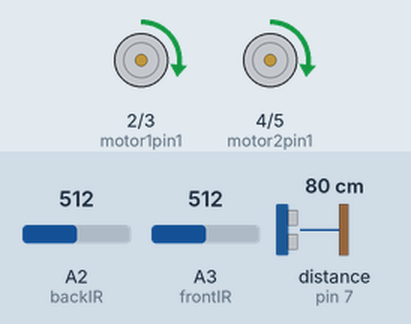
Recording of a sketch running on a simulated Arduino Uno, built with avr-gcc and run on an emulated ATmega328P. Shown: motor-driver pin pairs drawn as motors (green arrow = first pin HIGH = forward, orange = second pin HIGH = backward, longer = more drive, scaled by the enable pin). Wiring (inferred from the names in the program): ultrasonic range finder: trigger pin 6; echo pin 7. The test bench sets the inputs (shaded band); at power-on: distance to the obstacle (sensor on pin 7) 80 cm, A2 (backIR) = 512, A3 (frontIR) = 512. The echo pulse lasts 58.3 µs per cm; random numbers use the default seed unless the sketch sets one.

Above: at 6.2 s.
6.3 s: distance to the obstacle (sensor on pin 7) set to 35 cm
11.0 s: distance to the obstacle (sensor on pin 7) set to 29 cm
At 12.5 s:
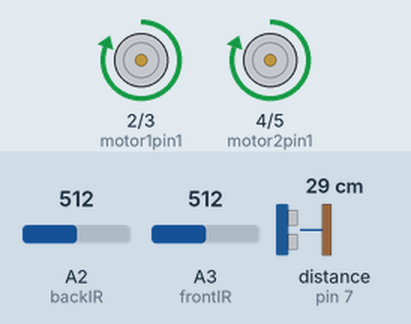
13.0 s: A2 (backIR) set to 490
At 14.4 s:
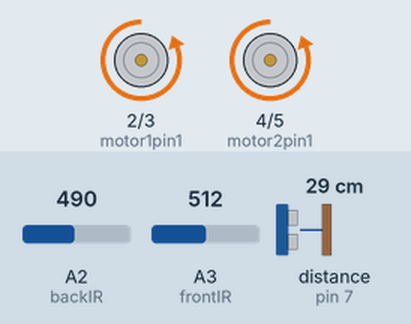
16.5 s: A2 (backIR) set to 510
18.5 s: A2 (backIR) set to 306
At 20.2 s:
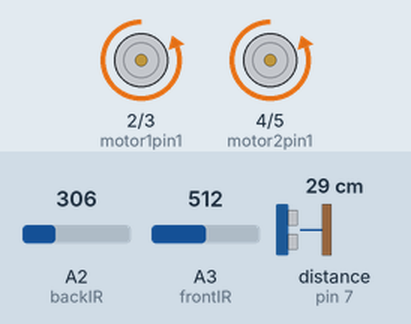
Timing chart, 0 to 23.4 s (numbered marks = the images above; inputs shaded):
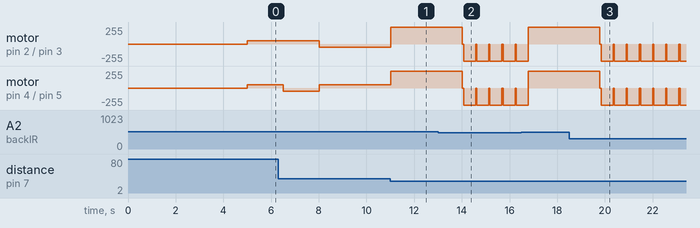

Measured:
- the behaviour switches between 32 and 31 cm on distance to the obstacle (sensor on pin 7) (found by bisection; images 0 and 1)
- the behaviour switches between 501 and 500 on A2 (backIR) (found by bisection; images 1 and 2)
- after the input at 11.0 s, motor on pin 4 (motor2pin1) / pin 5 (motor2pin2): forward 50/255 → forward 255/255 at once
- after the input at 13.0 s, motor on pin 2 (motor1pin1) / pin 3 (motor1pin2), motor on pin 4 (motor2pin1) / pin 5 (motor2pin2): alternates backward 255/255 for 0.50 s and stopped for 0.05 s, starting after 1.0 s
- after the input at 18.5 s, motor on pin 2 (motor1pin1) / pin 3 (motor1pin2), motor on pin 4 (motor2pin1) / pin 5 (motor2pin2): alternates backward 255/255 for 0.50 s and stopped for 0.05 s, starting after 1.3 s

The sketch:

main_sumobot_sketch.ino
```cpp
#include <stdlib.h> // Include the library for random number generation

int motor2pin2 = 5;
int motor2pin1 = 4;
int motor1pin2 = 3;
int motor1pin1 = 2;

int triggerPin = 6;
int echoPin = 7;

int ENA = 9;
int ENB = 10;

int distance, frontSensVal, backSensVal;

#define frontIR A3
#define backIR A2

//Function Call
float readTime(int triggerPin, int echoPin);
void forward(int speed);
void reverse(int speed);
void turnLeft(int speed);
void turnRight(int speed);
void stop();

//--------------------------SETUP---------------------------
void setup() {
  Serial.begin(9600);
  delay(5000);

  //Left Motor
  pinMode(motor2pin2, OUTPUT);
  pinMode(motor2pin1, OUTPUT);

  //Right Motor
  pinMode(motor1pin2, OUTPUT);
  pinMode(motor1pin1, OUTPUT);

  //Enable PWM
  pinMode(ENA, OUTPUT);
  pinMode(ENB, OUTPUT);

  // Sensors
  pinMode(frontIR, INPUT);
  pinMode(backIR, INPUT);

  // Seed the random number generator
  randomSeed(analogRead(0));
}

//-------------------------LOOP----------------------------
void loop() {
  frontSensVal = analogRead(frontIR);
  backSensVal = analogRead(backIR);
  distance = readTime(triggerPin, echoPin) * 0.034 / 2;

  if (frontSensVal <= 500) {
    stop();
    delay(50);
    reverse(255); // Reverse at full speed
    delay(500);
  }
  else if (backSensVal <= 500) { // Check if the back IR sensor detects white ring
    stop();
    delay(50);
    reverse(255); // Reverse at full speed
    delay(500);
  }
  else if (distance <= 30) { // If an object is detected within 30cm by ultrasonic sensor
    forward(255); // Move forward at full speed
    delay(1500); // Move forward for 1.5 seconds
  }
  else { // If no object detected within 30cm
    // Generate a random number between 0 and 3
    int randomMovement = random(4);

    // Perform random movements
    switch (randomMovement) {
      case 0:
        forward(50); // Move forward at slower speed
        break;
      case 1:
        reverse(50); // Reverse at slower speed
        break;
      case 2:
        turnLeft(50); // Turn left at slower speed
        break;
      case 3:
        turnRight(50); // Turn right at slower speed
        break;
    }
    delay(1500);
    stop(); // Stop after random movement
  }
}

//-------------------------FUNCTIONS-----------------------
void forward(int speed) {
  analogWrite(ENA, speed);
  analogWrite(ENB, speed);

  digitalWrite(motor1pin1, HIGH);
  digitalWrite(motor1pin2, LOW);
  digitalWrite(motor2pin1, HIGH);
  digitalWrite(motor2pin2, LOW);
}

void reverse(int speed) {
  analogWrite(ENA, speed);
  analogWrite(ENB, speed);

  digitalWrite(motor1pin1, LOW);
  digitalWrite(motor1pin2, HIGH);
  digitalWrite(motor2pin1, LOW);
  digitalWrite(motor2pin2, HIGH);
}

void turnLeft(int speed) {
  analogWrite(ENA, speed);
  analogWrite(ENB, speed);

  digitalWrite(motor1pin1, LOW);
  digitalWrite(motor1pin2, HIGH);
  digitalWrite(motor2pin1, HIGH);
  digitalWrite(motor2pin2, LOW);
}

void turnRight(int speed) {
  analogWrite(ENA, speed);
  analogWrite(ENB, speed);

  digitalWrite(motor1pin1, HIGH);
  digitalWrite(motor1pin2, LOW);
  digitalWrite(motor2pin1, LOW);
  digitalWrite(motor2pin2, HIGH);
}

void stop() {
  digitalWrite(motor1pin1, LOW);
  digitalWrite(motor1pin2, LOW);
  digitalWrite(motor2pin1, LOW);
  digitalWrite(motor2pin2, LOW);
}

float readTime(int triggerPin, int echoPin) {
  pinMode(triggerPin, OUTPUT);
  digitalWrite(triggerPin, LOW);
  delayMicroseconds(2);

  digitalWrite(triggerPin, HIGH);
  delayMicroseconds(10);
  digitalWrite(triggerPin, LOW);
  pinMode(echoPin, INPUT);

  return pulseIn(echoPin, HIGH);
}
```
